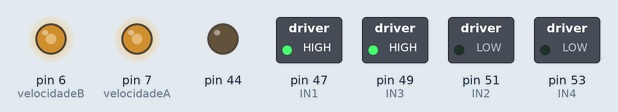
Simulated run of this sketch. Board: Arduino Mega 2560, built with avr-gcc and run on an emulated ATmega2560. Parts: switched loads named in the sketch (green lamp = pin HIGH), output pins drawn as LEDs (lit = HIGH). At 0.0 s the program stops and its outputs stay as they are.

Above: at 0.1 s.
Timing chart, 0 to 1.5 s (numbered marks = the images above):
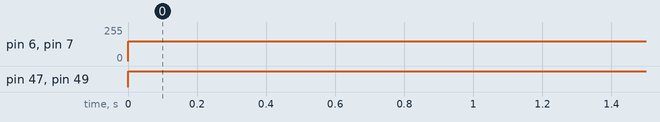

Measured:
- by itself, pin 6 (velocidadeB), pin 7 (velocidadeA): 0/255 → 150/255 at 0.00 s
- by itself, pin 47 (IN1), pin 49 (IN3): LOW → HIGH at 0.00 s

The sketch:

teste_MotorDC.ino
```cpp
//motor A
int IN1 = 47 ;
int IN2 = 51 ;
int velocidadeA = 7;

//motor B
int IN3 = 49;
int IN4 = 53;
int velocidadeB = 6;

//variavel auxiliar
int velocidade = 0;

//Inicializa Pinos
void setup(){
pinMode(IN1,OUTPUT);
pinMode(IN2,OUTPUT);
pinMode(IN3,OUTPUT);
pinMode(IN4,OUTPUT);
pinMode(velocidadeA,OUTPUT);
pinMode(velocidadeB,OUTPUT);
pinMode(44,OUTPUT);
}

void loop(){

/*Exemplo de velocidades no motor A*/

//Sentido Horario
digitalWrite(IN1,HIGH);
digitalWrite(IN2,LOW);

//Alta
//analogWrite(velocidadeA,230);

//Intermediaria
analogWrite(velocidadeA,150);

//Baixa
//analogWrite(velocidadeA,80);

/*Exemplo de variacao de velocidade no motor B*/

//Sentido Horario
digitalWrite(IN3,HIGH);
digitalWrite(IN4,LOW);
analogWrite(velocidadeB,150);

while(1);
//velocidade de 0 a 255
while (velocidadeB < 255){
analogWrite(velocidadeB,velocidade);
velocidade = velocidade + 10;
delay(50);
}
//velocidade de 255 a 0
while (velocidadeB > 0){
analogWrite(velocidadeB,velocidade);
velocidade = velocidade - 10;
delay(50);
}
}
```
